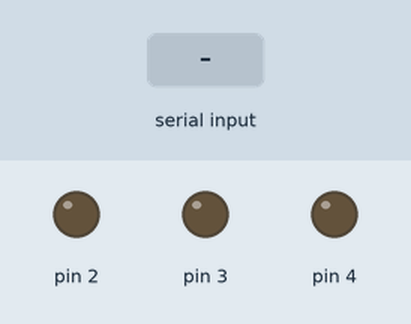
The sketch below on a simulated Arduino Mega 2560, built with avr-gcc and run on an emulated ATmega2560. On the bench: output pins drawn as LEDs (lit = HIGH). Inputs (shaded band) come from the test bench.

Above: at 1.2 s.
1.3 s: "v" received over the second serial link
At 2.5 s:
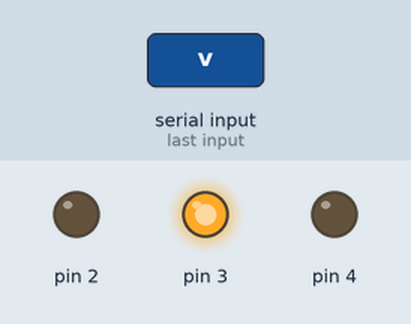
2.8 s: "r" received over the second serial link
At 3.7 s:
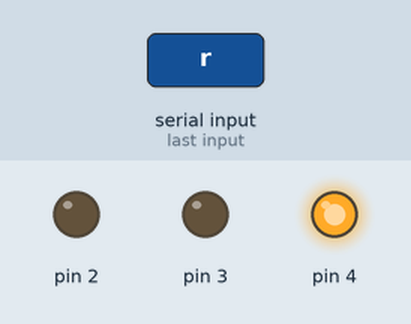
4.3 s: "a" received over the second serial link
At 4.8 s:
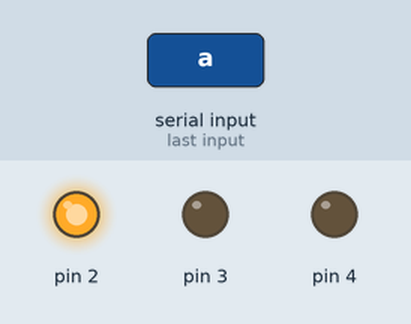
Timing chart, 0 to 7.3 s (numbered marks = the images above; inputs shaded):
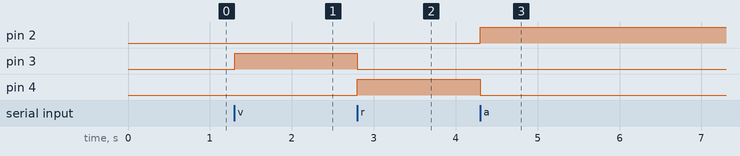

Measured:
- after the input at 1.3 s, pin 3: LOW → HIGH at once
- after the input at 2.8 s, pin 3: HIGH → LOW at once; pin 4: LOW → HIGH at once
- after the input at 4.3 s, pin 2: LOW → HIGH at once; pin 4: HIGH → LOW at once

The sketch:

Ejemplo5_Clase6_recepetor.ino
```cpp
int dato;

void setup()
  {
    Serial1.begin(9600);
  }
void loop()
  {
    if (Serial1.available()>0)
    {
      dato=Serial1.read();
      if(dato=='v')
       {
         analogWrite(3,255);
         analogWrite(2,0);
         analogWrite(4,0);
       }
       if(dato=='r')
       {
         analogWrite(4,255);
         analogWrite(3,0);
         analogWrite(2,0);
       }
       if(dato=='a')
       {
         analogWrite(2,255);
         analogWrite(4,0);
         analogWrite(3,0);
       }
    }
  }
```
